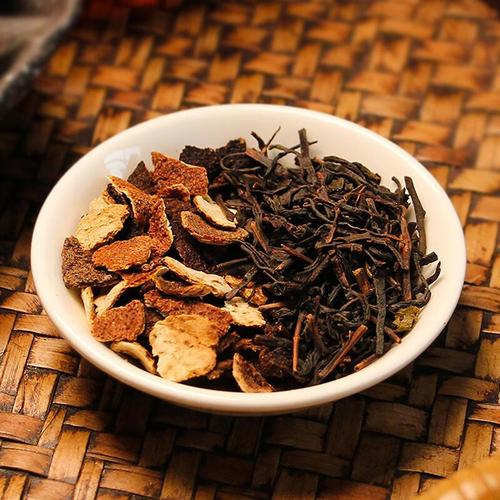
#> input picture chenpi_puer.jpg, 500 x 500 px
$ python -i _teapot_samples.py   (imports and definitions only)
#> lines starting #> are read from the running program, lines starting #| are printed output that depends on the picture
#> further down, picture is the input picture: PIL image 500x500 RGB; mean R, G, B 126.7, 84.7, 53.3
# -*- coding: utf-8 -*-
"""紫砂壶实拍 → 4 种排版方案样张（解决"场景太近"）

方案思路：
  A 模糊延展   ：整张照片完整保留（不裁），四周用自身模糊填充成 16:9 —— 场景感最强，壶不会顶到边
  B 留白式     ：左 60% 放照片（等比缩放不裁切），右 40% 淡色留白给标题/文字
  C 画框式     ：照片缩到中间当"画中画"，外圈米色纸上加细边线，像装裱
  D 低裁切     ：只裁掉最边缘 8%，保留原构图（对比"以前裁到只剩壶身"）
"""
import hashlib
from pathlib import Path

from PIL import Image, ImageFilter, ImageDraw

SRC = Path(r"C:\茶叶素材\紫砂壶图片")
OUT = Path(r"C:\Users\Administrator\AppData\Local\hermes\cache\scratch\teapot_demo")
W, H = 869, 489


# [16 lines left out: function uniq_photos, not called in this run]


def A_blur_pad(im):
    """整图保留 + 自身模糊填边"""
    bg = im.copy()
    s = max(W / bg.width, H / bg.height)
#> s = 1.74
    bg = bg.resize((max(W, int(bg.width * s)), max(H, int(bg.height * s))), Image.LANCZOS)
    bg = bg.crop(((bg.width - W) // 2, (bg.height - H) // 2,
                  (bg.width - W) // 2 + W, (bg.height - H) // 2 + H)).filter(ImageFilter.GaussianBlur(28))
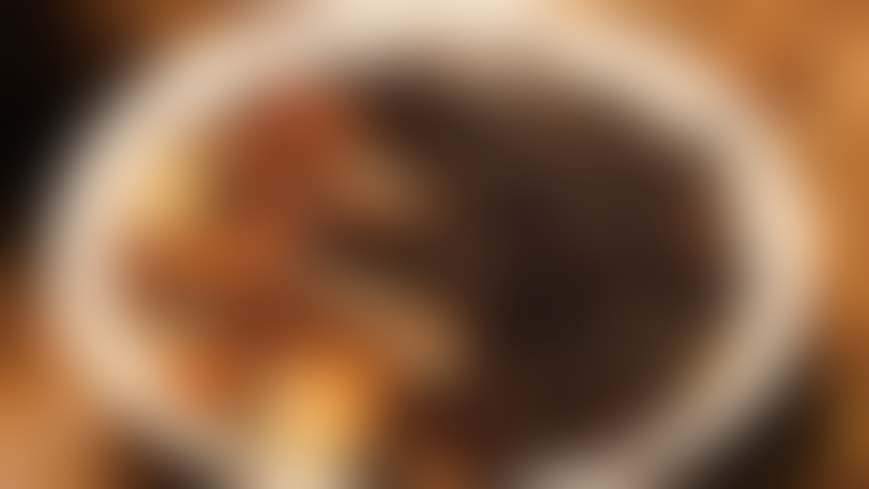
#> bg: PIL image 869x489 RGB; mean R, G, B 136.5, 98.5, 69.5
    fg = im.copy()
    fg.thumbnail((W, H), Image.LANCZOS)
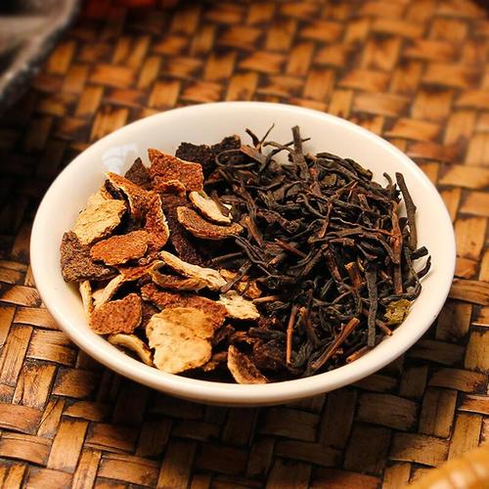
#> fg: PIL image 489x489 RGB; mean R, G, B 126.6, 84.7, 53.4
    bg.paste(fg, ((W - fg.width) // 2, (H - fg.height) // 2))
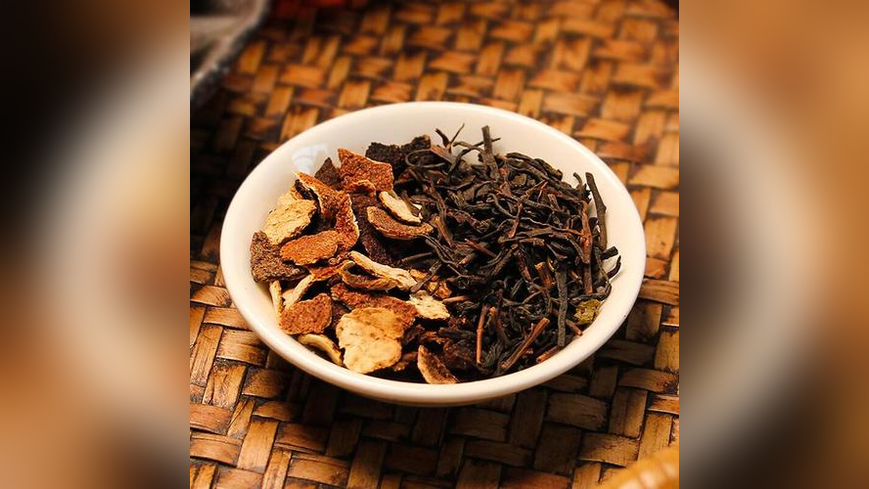
#> bg: PIL image 869x489 RGB; mean R, G, B 136.7, 95.8, 63.6
    return bg


# [34 lines left out: functions B_side_pad, C_frame, D_light_crop, not called in this run]


# [13 lines not run here, left out]

>>> from PIL import Image
>>> picture = Image.open('chenpi_puer.jpg')
>>> result = A_blur_pad(picture)

$ run again, on product2.jpg
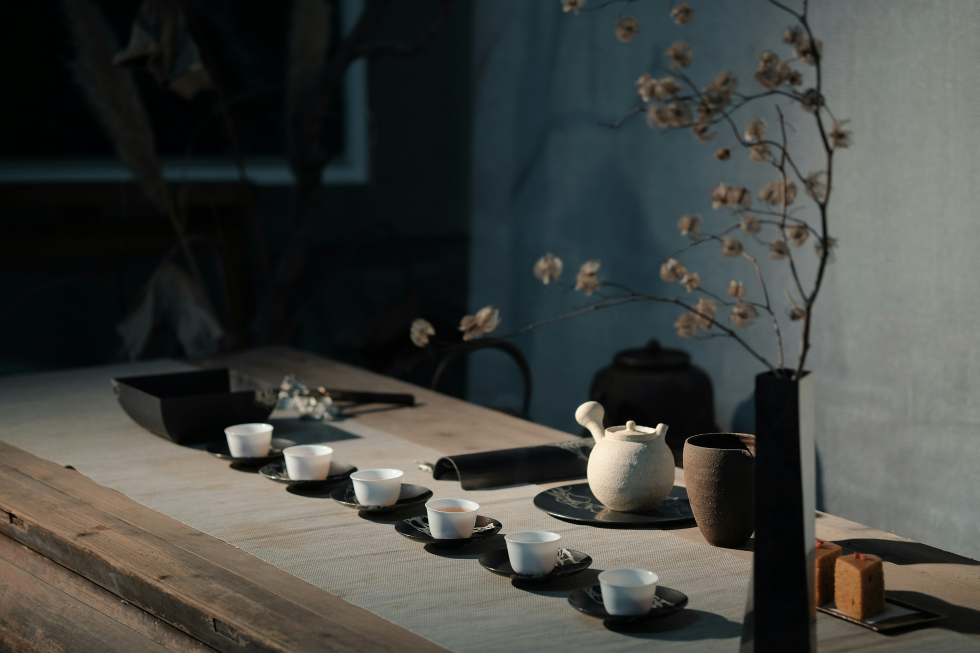
#> input picture product2.jpg, 4896 x 3264 px (shown at 1/5 size)
#> picture is the input picture: PIL image 4896x3264 RGB; mean R, G, B 65.5, 67.3, 63.6
#> in A_blur_pad, `bg = bg.crop(((bg.width - W) // 2, (bg.height - H) // 2, (bg.width - W..`:
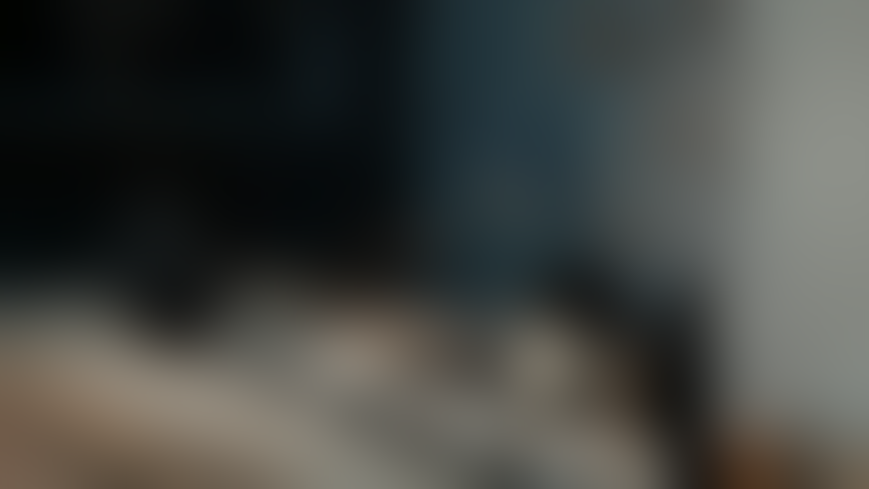
#> bg: PIL image 869x489 RGB; mean R, G, B 66.6, 68.4, 64.9
#> in A_blur_pad, `bg.paste(fg, ((W - fg.width) // 2, (H - fg.height) // 2))`:
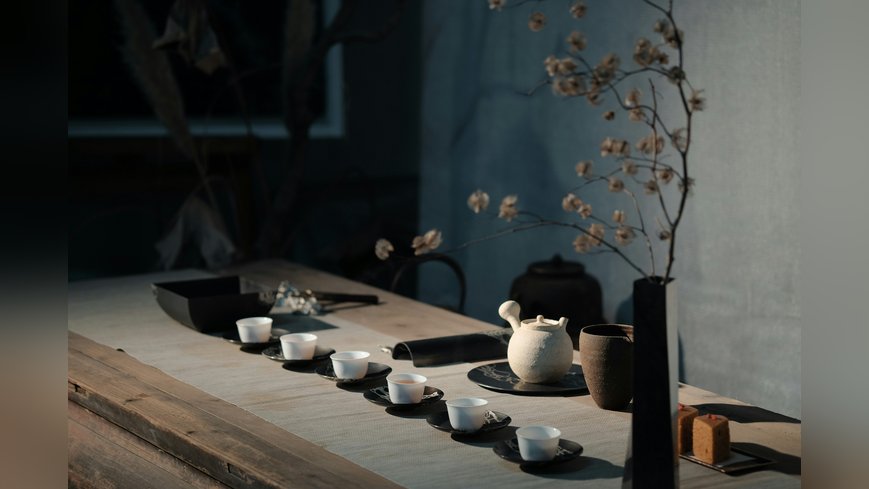
#> bg: PIL image 869x489 RGB; mean R, G, B 68.9, 70.3, 66.2

$ run again, on product3.jpg
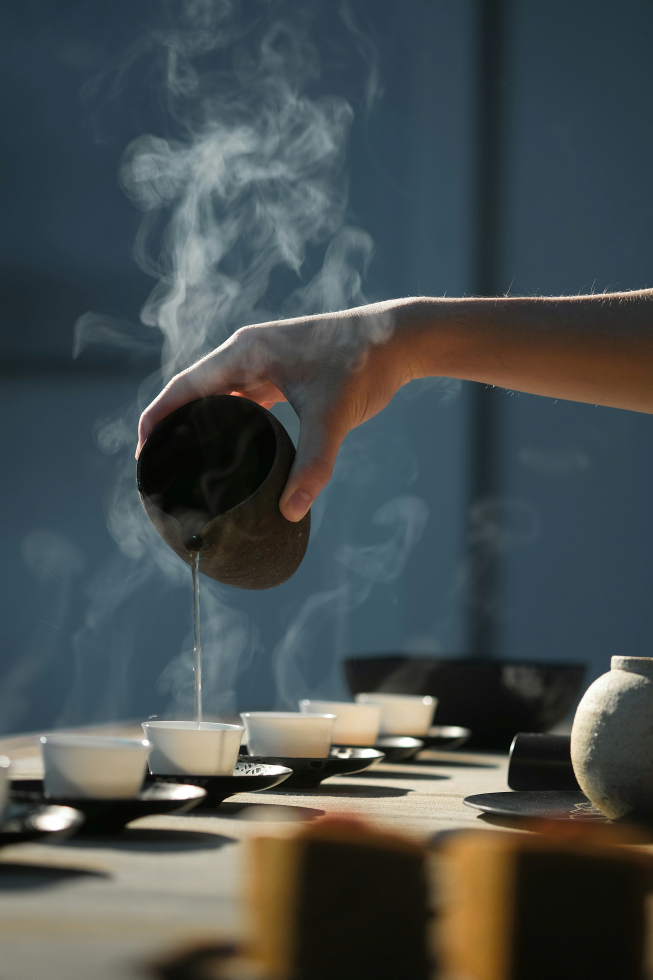
#> input picture product3.jpg, 3264 x 4896 px (shown at 1/5 size)
#> picture is the input picture: PIL image 3264x4896 RGB; mean R, G, B 71.1, 78.7, 78.8
#> in A_blur_pad, `bg = bg.crop(((bg.width - W) // 2, (bg.height - H) // 2, (bg.width - W..`:
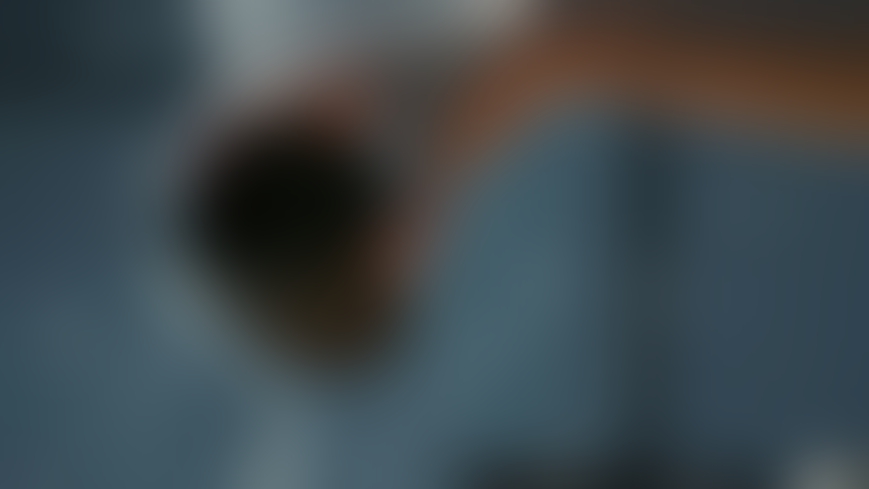
#> bg: PIL image 869x489 RGB; mean R, G, B 62.1, 72.1, 76.4
#> in A_blur_pad, `bg.paste(fg, ((W - fg.width) // 2, (H - fg.height) // 2))`:
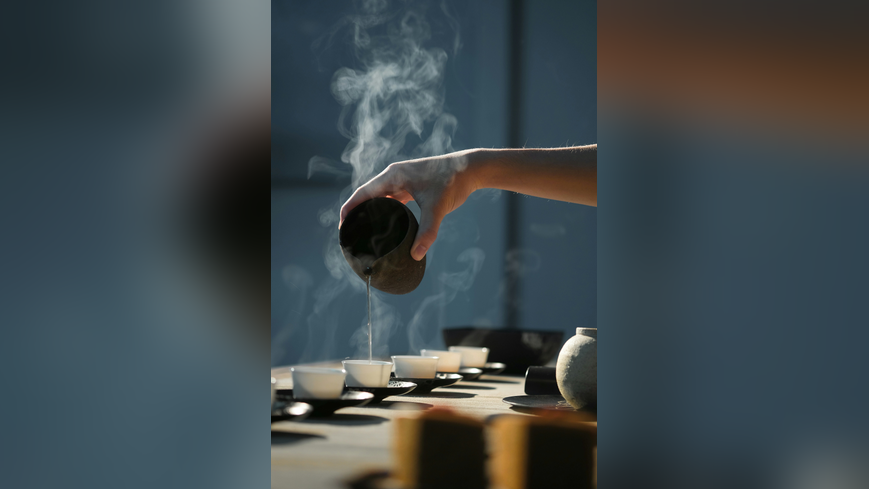
#> bg: PIL image 869x489 RGB; mean R, G, B 62.9, 73.2, 76.8
